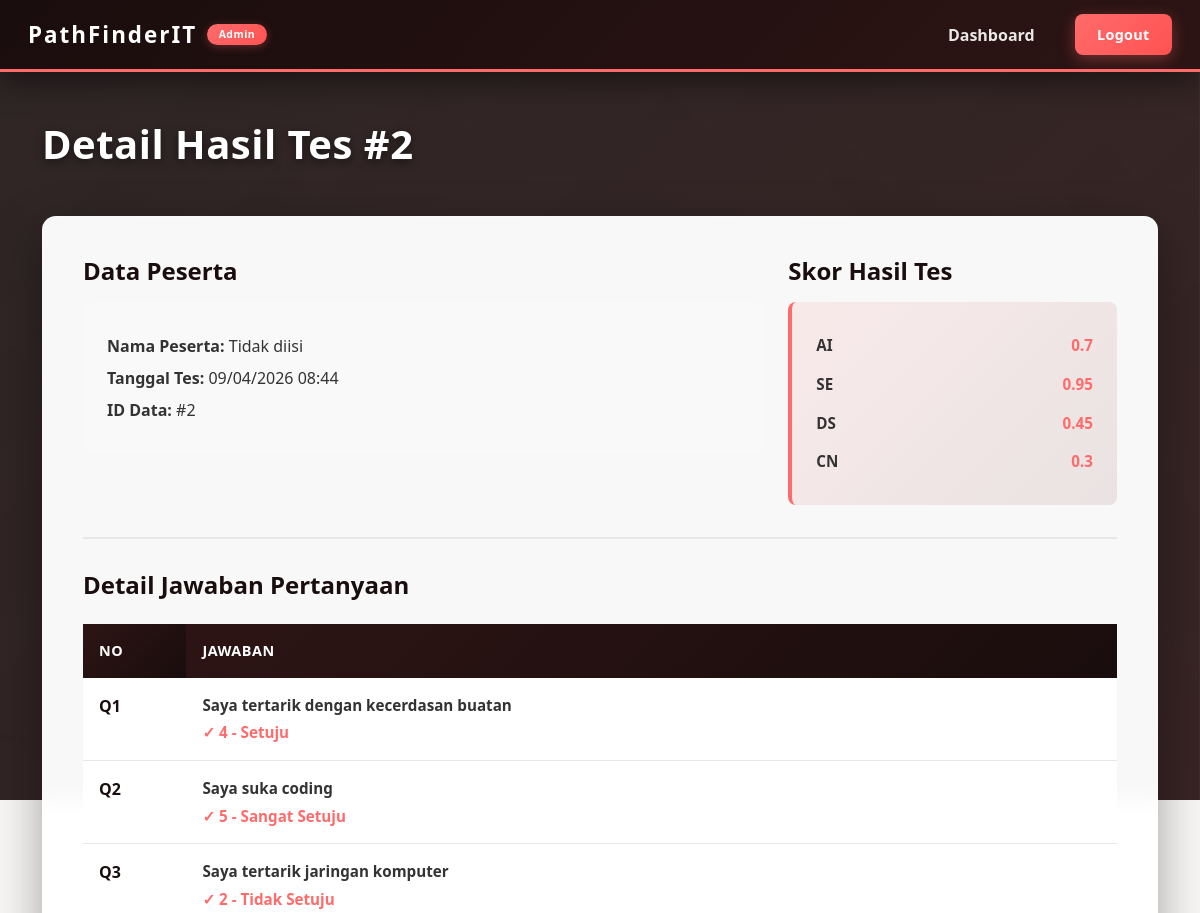
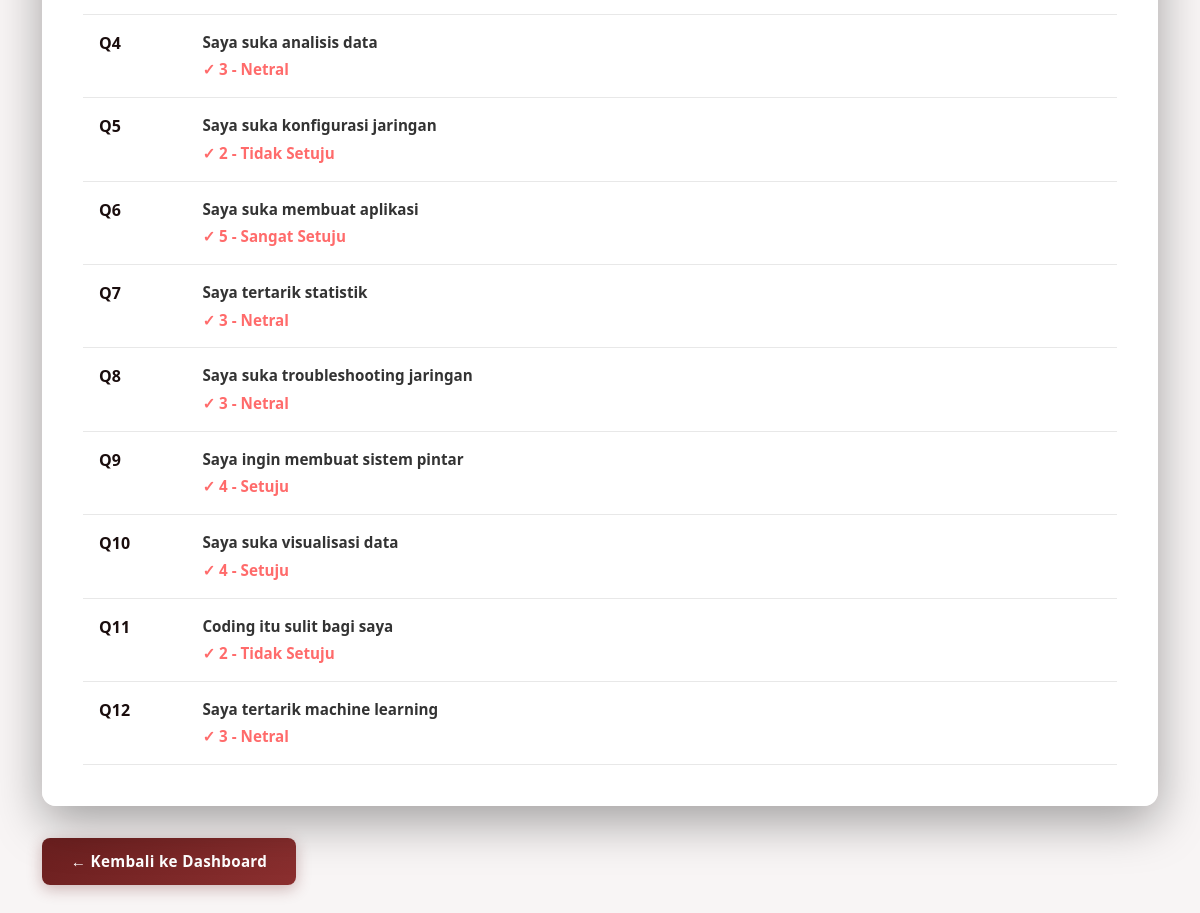
Page /admin/detail.php?id=2 (signed in) on the committed database (2 pictures, top to bottom).
### tables this page shows
CREATE TABLE `results` (
  `id` int NOT NULL,
  `name` varchar(100) DEFAULT NULL,
  `q1` int DEFAULT NULL,
  `q2` int DEFAULT NULL,
  `q3` int DEFAULT NULL,
  `q4` int DEFAULT NULL,
  `q5` int DEFAULT NULL,
  `q6` int DEFAULT NULL,
  `q7` int DEFAULT NULL,
  `q8` int DEFAULT NULL,
  `q9` int DEFAULT NULL,
  `q10` int DEFAULT NULL,
  `q11` int DEFAULT NULL,
  `q12` int DEFAULT NULL,
  `ai_score` float DEFAULT NULL,
  `se_score` float DEFAULT NULL,
  `ds_score` float DEFAULT NULL,
  `cn_score` float DEFAULT NULL,
  `created_at` timestamp NULL DEFAULT CURRENT_TIMESTAMP
);

### admin/detail.php (the view, shortened to what this page needs)
<?php
include '../config/connection.php';
$id = $_GET['id'];
$query = mysqli_query($conn, "SELECT * FROM results WHERE id='$id'");
$data = mysqli_fetch_assoc($query);
?>
<!DOCTYPE html>
<html>
<head>
    <link href="https://cdn.jsdelivr.net/npm/bootstrap@5.3.0/dist/css/bootstrap.min.css" rel="stylesheet">
    <link rel="stylesheet" href="../assets/style.css">
</head>
<body>
    <div class="admin-page-content">
        <?php include '../components/navbar-admin.php'; ?>
        <div class="admin-page-main">
            <div class="container">
                <h1 class="admin-page-title">Detail Hasil Tes #<?= htmlspecialchars($id) ?></h1>
                <div class="admin-detail-card">
                    <div class="row mb-4">
                        <div class="col-md-8">
                            <h4 style="color: #1a0d0d; font-weight: 700; margin-bottom: 1rem;">Data Peserta</h4>
                            <div style="background: #f9f9f9; padding: 1.5rem; border-radius: 8px; margin-bottom: 2rem;">
                                <p style="margin: 0.5rem 0; color: #333;"><strong>Nama Peserta:</strong> <?= htmlspecialchars($data['name'] ?: 'Tidak diisi') ?></p>
                                <p style="margin: 0.5rem 0; color: #333;"><strong>Tanggal Tes:</strong> <?= date("d/m/Y H:i", strtotime($data['created_at'])) ?></p>
                                <p style="margin: 0.5rem 0; color: #333;"><strong>ID Data:</strong> #<?= htmlspecialchars($id) ?></p>
                            </div>
                        </div>
                        <div class="col-md-4">
                            <h4 style="color: #1a0d0d; font-weight: 700; margin-bottom: 1rem;">Skor Hasil Tes</h4>
                            <div style="background: linear-gradient(135deg, rgba(255, 107, 107, 0.1), rgba(107, 31, 31, 0.1)); padding: 1.5rem; border-radius: 8px; border-left: 4px solid #ff6b6b;">
                                <table style="width: 100%; font-size: 0.95rem;">
                                    <tr>
                                        <td style="padding: 0.5rem 0; color: #333;"><strong>AI</strong></td>
                                        <td style="padding: 0.5rem 0; text-align: right; color: #ff6b6b; font-weight: 700;"><?= round($data['ai_score'], 4) ?></td>
                                    </tr>
                                    <tr>
                                        <td style="padding: 0.5rem 0; color: #333;"><strong>SE</strong></td>
                                        <td style="padding: 0.5rem 0; text-align: right; color: #ff6b6b; font-weight: 700;"><?= round($data['se_score'], 4) ?></td>
                                    </tr>
                                    <tr>
                                        <td style="padding: 0.5rem 0; color: #333;"><strong>DS</strong></td>
                                        <td style="padding: 0.5rem 0; text-align: right; color: #ff6b6b; font-weight: 700;"><?= round($data['ds_score'], 4) ?></td>
                                    </tr>
                                    <tr>
                                        <td style="padding: 0.5rem 0; color: #333;"><strong>CN</strong></td>
                                        <td style="padding: 0.5rem 0; text-align: right; color: #ff6b6b; font-weight: 700;"><?= round($data['cn_score'], 4) ?></td>
                                    </tr>
                                </table>
                            </div>
                        </div>
                    </div>
                    <h4 style="color: #1a0d0d; font-weight: 700; margin-bottom: 1.5rem; margin-top: 2rem; padding-top: 2rem; border-top: 2px solid #e8e8e8;">Detail Jawaban Pertanyaan</h4>
                    <table class="table">
                        <thead>
                            <tr>
                                <th style="width: 10%;">No</th>
                                <th style="width: 90%;">Jawaban</th>
                            </tr>
                        </thead>
                        <tbody>
                            <?php
                                $questions = [
                                    "Saya tertarik dengan kecerdasan buatan",
                                    "Saya suka coding",
                                    "Saya tertarik jaringan komputer",
                                    "Saya suka analisis data",
                                    "Saya suka konfigurasi jaringan",
                                    "Saya suka membuat aplikasi",
                                    "Saya tertarik statistik",
                                    "Saya suka troubleshooting jaringan",
                                    "Saya ingin membuat sistem pintar",
                                    "Saya suka visualisasi data",
                                    "Coding itu sulit bagi saya",
                                    "Saya tertarik machine learning"
                                ];
                                for ($i=1;$i<=12;$i++) {
                                    $answer = $data["q$i"];
                                    $labels = ["1 - Sangat Tidak Setuju", "2 - Tidak Setuju", "3 - Netral", "4 - Setuju", "5 - Sangat Setuju"];
                            ?>
                            <tr>
                                <td style="font-weight: 600; color: #1a0d0d;">Q<?= $i ?></td>
                                <td>
                                    <div style="font-size: 0.95rem; color: #333;">
                                        <strong><?= $questions[$i-1] ?></strong><br>
                                        <span style="color: #ff6b6b; font-weight: 600; margin-top: 0.3rem; display: inline-block;">
                                            ✓ <?= isset($labels[$answer-1]) ? $labels[$answer-1] : 'Tidak menjawab' ?>
                                        </span>
                                    </div>
                                </td>
                            </tr>
                            <?php } ?>
                        </tbody>
                    </table>
                </div>
                <a href="index.php" class="admin-btn-back">
                    ← Kembali ke Dashboard
                </a>
            </div>
        </div>
    </div>
</body>
</html>

### assets/style.css (style rules this page uses)
body { margin: 0; font-family: "Segoe UI", sans-serif; background: #f8f5f5; color: white; }
.admin-page-content { position: relative; z-index: 1; display: flex; flex-direction: column; min-height: 100vh; }
.admin-page-main { flex: 1; padding: 3rem 0; }
.admin-page-title { color: white; font-weight: 700; margin-bottom: 3rem; font-size: 2.5rem; text-shadow: 0 3px 10px rgba(0, 0, 0, 0.5); letter-spacing: 0.5px; }
.admin-detail-card { background: rgba(255, 255, 255, 0.97); border-radius: 14px; padding: 2.5rem; box-shadow: 0 16px 48px rgba(0, 0, 0, 0.35); backdrop-filter: blur(10px); margin-bottom: 2rem; border: 1px solid rgba(255, 255, 255, 0.2); }
.admin-detail-card .table { background: transparent; margin-bottom: 0; color: #333; }
.admin-detail-card .table tbody tr { border-bottom: 1px solid #e8e8e8; transition: all 0.2s ease; }
.admin-detail-card .table th { color: white; background: linear-gradient(135deg, #2d1414, #1a0d0d); font-weight: 700; padding: 1rem; border: none; letter-spacing: 0.5px; font-size: 0.9rem; text-transform: uppercase; }
.admin-detail-card .table td { color: #333; padding: 1rem; font-weight: 500; }
.admin-btn-back { background: linear-gradient(135deg, #6b1f1f, #8b2f2f); color: white; border: none; padding: 0.75rem 1.8rem; border-radius: 8px; font-weight: 600; transition: all 0.3s ease; text-decoration: none; display: inline-block; box-shadow: 0 4px 15px rgba(107, 31, 31, 0.3); cursor: pointer; letter-spacing: 0.3px; font-size: 0.95rem; }

### rows in the picture
results: name "Tidak diisi", created_at "09/04/2026 08:44", ai_score "0.7", se_score "0.95", ds_score "0.45", cn_score "0.3", q1 "4 - Setuju", q2 "5 - Sangat Setuju", q3 "2 - Tidak Setuju", q4 "3 - Netral", q5 "2 - Tidak Setuju", q6 "5 - Sangat Setuju", q7 "3 - Netral", q8 "3 - Netral", q9 "4 - Setuju", q10 "4 - Setuju", q11 "2 - Tidak Setuju", q12 "3 - Netral"

### other values in the picture
$id "2"
$questions[$i-1] "Saya tertarik dengan kecerdasan buatan"
$questions[$i-1] "Saya suka coding"
$questions[$i-1] "Saya tertarik jaringan komputer"
$questions[$i-1] "Saya suka analisis data"
$questions[$i-1] "Saya suka konfigurasi jaringan"
$questions[$i-1] "Saya suka membuat aplikasi"
$questions[$i-1] "Saya tertarik statistik"
$questions[$i-1] "Saya suka troubleshooting jaringan"
$questions[$i-1] "Saya ingin membuat sistem pintar"
$questions[$i-1] "Saya suka visualisasi data"
$questions[$i-1] "Coding itu sulit bagi saya"
$questions[$i-1] "Saya tertarik machine learning"
